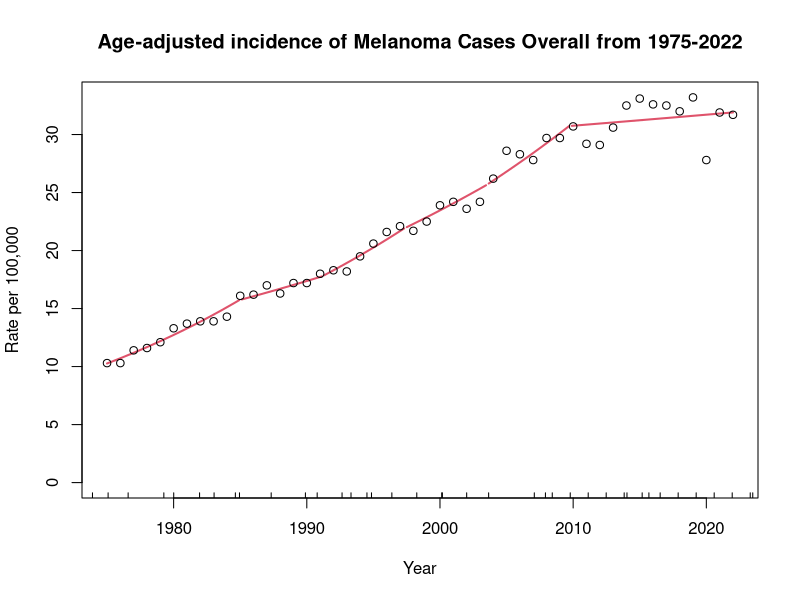
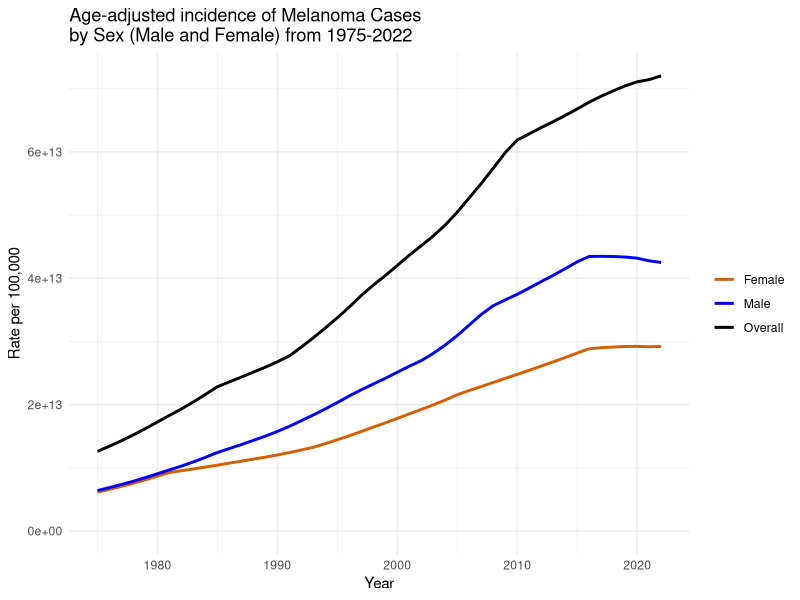
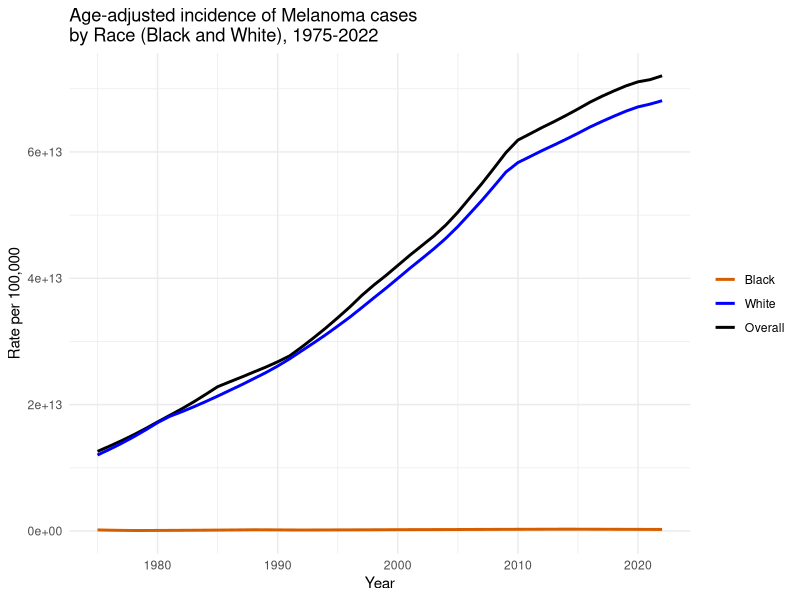
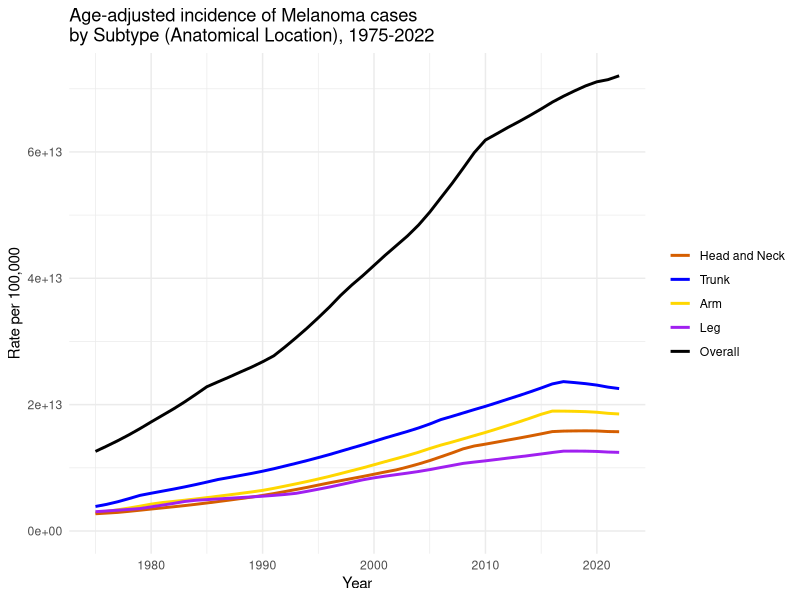
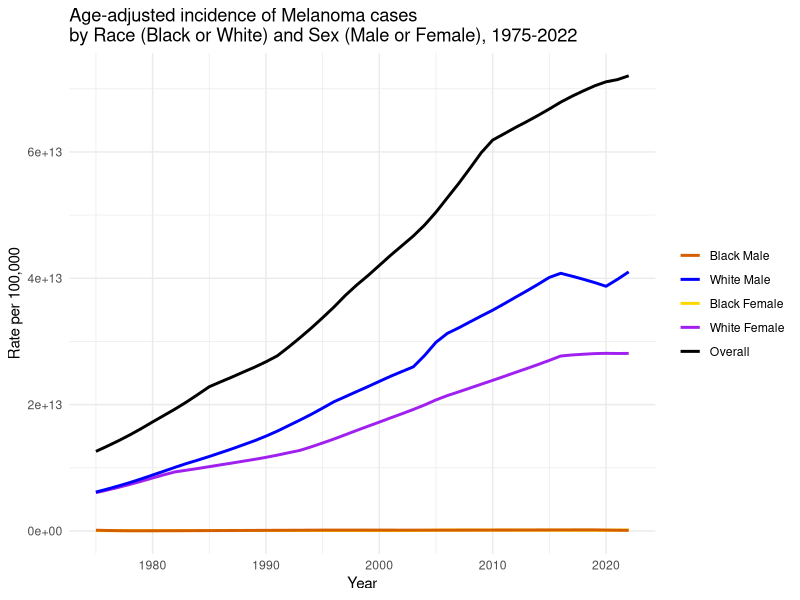
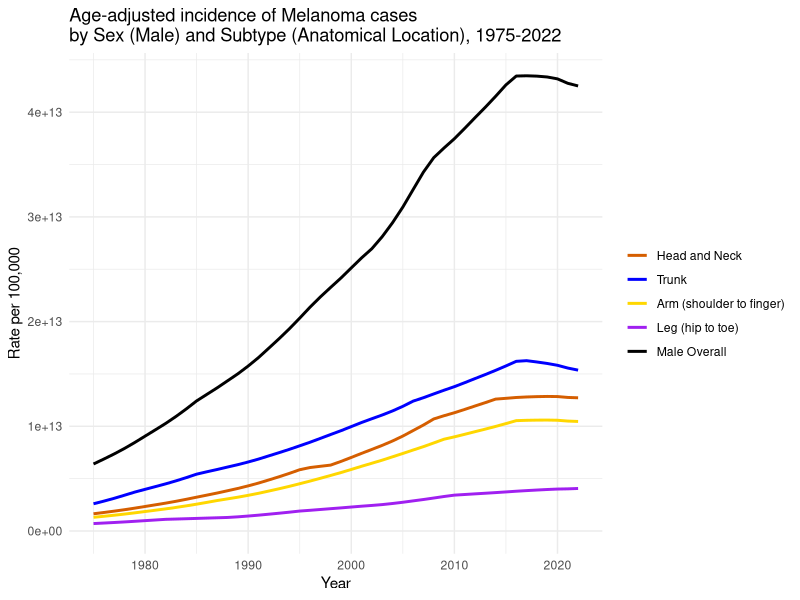
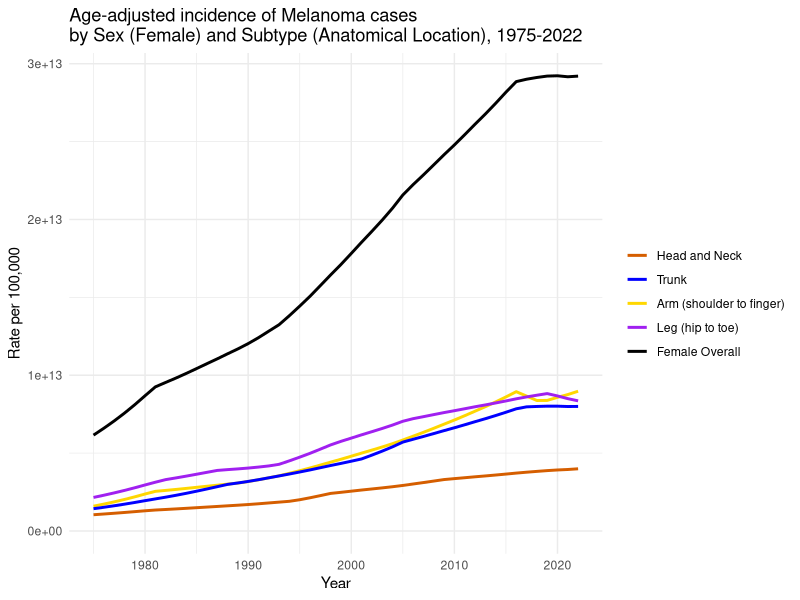
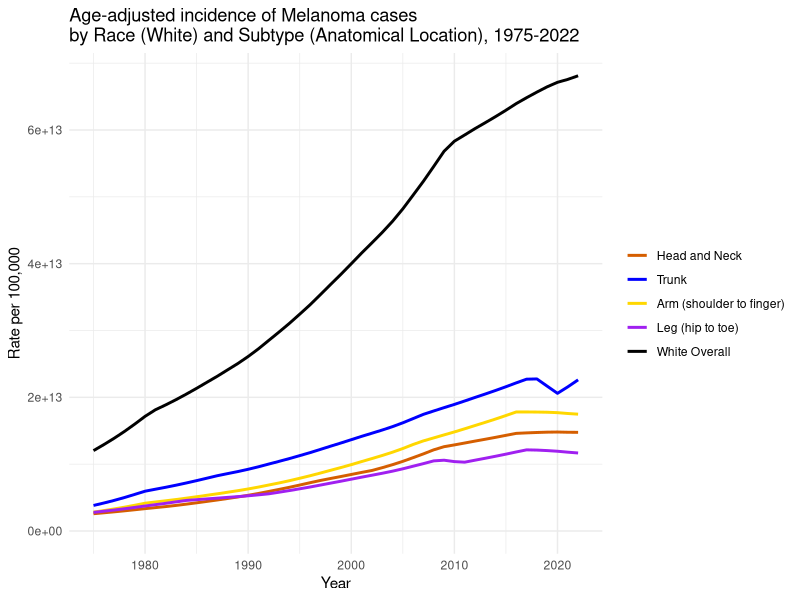

The R script that drew these images, in order:
## ---- chunk 1
knitr::opts_chunk$set(echo = TRUE)
#install.packages("tidyverse")
## ---- chunk 2
library(tidyverse)
library(ggplot2)
library(segmented)

set.seed(0)

# Load and clean data
data <- read_csv("Melanoma_5.csv")

colnames(data) = c("Race", "Sex", "Site", "Year", "Rate", "Count", "Population")

data$Rate <- as.numeric(data$Rate)
data$Year = as.numeric(data$Year)

# Create age-adjusted counts variable for the data
data$Count_adj = round(data$Rate*data$Population)

# Remove the year range 
data_melanoma <- data|> filter(Year != "1975-2022")

# Select a data subset (overall)
data_melanoma_overall = data_melanoma |> 
  filter(Race == c("All races") &
           Sex == "Male and female" &
           Site == "All sites")

# Log-linear model (Poisson)
out.glm = glm(Count_adj ~ Year, data= data_melanoma_overall, 
              family=poisson(), offset=log(Population))

# Select the best fit number of joinpoints
out.glm.best= selgmented(out.glm, seg.Z = ~ Year, Kmax = 5, type="bic")

plot.segmented(
  out.glm.best,
  link = FALSE,
  ylim = c(0, max(data_melanoma_overall$Rate)),
  main = "Age-adjusted incidence of Melanoma Cases Overall from 1975-2022",
  ylab = "Rate per 100,000")
points(data_melanoma_overall$Year, data_melanoma_overall$Rate)

# Average annual percent change, 1985-2000
# There is an aapc() function, but doesn't have the flexibility to specify the 
# periods of interest. It only calculates it on the full range.
# So, let's calculate by hand.
summary(out.glm.best)

# The relevant break points at 1984, 1995, and 2005
slope(out.glm.best, APC=TRUE)

# We see that the relevant beta coefficients are -0.0344310 (for 1985-1995: 
# 10 years) and -0.0202100 (for 1995 to 1999: 5 years)
AAPC_est = (exp((5*0.003 + 5*0.003)/10) - 1)
# AAPC on this 15 year period is -2.38% per year
## ---- chunk 3
joinpoint_model <- function(data_melanoma, race, sex, site, kmax = 5) {

  data_melanoma_filtered <- data_melanoma |> 
    filter(Race == race &
             Sex == sex &
             Site == site)
  
  # Log-linear model (Poisson)
  out.glm <- glm(Count_adj ~ Year, data = data_melanoma_filtered, 
      family=poisson(), offset=log(Population))

  # Select the best fit number of joinpoints
  out.glm.best <- selgmented(out.glm, seg.Z = ~ Year, Kmax = kmax, type = "bic", msg = FALSE)
  if (is.null(out.glm.best) || is.null(out.glm.best$psi) || nrow(out.glm.best$psi) == 0) {
    return(NULL)
  }
  
  # Identify joinpoints
  num_breakpoints <- nrow(out.glm.best$psi)
  joinpoint_years <- round(out.glm.best$psi[, 'Est.'])
  
  # Identify segment years
  min_year <- min(data_melanoma_filtered$Year)
  max_year <- max(data_melanoma_filtered$Year)
  year_list <- c(min_year, unname(unlist(joinpoint_years)), max_year)
  segment_years <- matrix(nrow = num_breakpoints + 1, ncol = 2)
  for (i in 2:length(year_list)) {
    segment_years[i - 1, 1] <- year_list[i - 1]
    segment_years[i - 1, 2] <- year_list[i]
  }
  
  # APC / AAPC
  apc <- slope(out.glm.best, APC = TRUE)$Year
  aapc <- aapc(out.glm.best, parm = "Year")
  
  return(list(
    race = race,
    sex = sex,
    site = site,
    num_breakpoints = num_breakpoints,
    joinpoint_years = joinpoint_years,
    segment_years = segment_years,
    apc = apc,
    aapc = aapc,
    fit = out.glm.best,
    data = data_melanoma_filtered
  ))
}
## ---- chunk 4
races <- c("All races", "Black", "White")
sexes <- c("Male and female", "Male", "Female")
sites <- c("All sites", "Head and Neck", "Trunk", "Arm (shoulder to finger)", "Leg (hip to toe)")

combos_race <- c()
combos_sex <- c()
combos_site <- c()
model_list <- list()

num_breakpoints_list <- c()
joinpoint_years_list <- list()
segment_years_list <- list()
apc_list <- list()
aapc_list <- list()

for (race in races) {
  for (sex in sexes) {
    for (site in sites) {
      model_obj <- joinpoint_model(data_melanoma, race, sex, site)
      if (is.null(model_obj)) next
      combos_race <- c(combos_race, race)
      combos_sex <- c(combos_sex, sex)
      combos_site <- c(combos_site, site)
      model_list[[length(model_list) + 1]] <- model_obj
      
      num_breakpoints_list <- c(num_breakpoints_list, model_obj$num_breakpoints)
      joinpoint_years_list[[length(joinpoint_years_list) + 1]] <- model_obj$joinpoint_years
      segment_years_list[[length(segment_years_list) + 1]] <- model_obj$segment_years
      apc_list[[length(apc_list) + 1]] <- model_obj$apc
      aapc_list[[length(aapc_list) + 1]] <- model_obj$aapc
    }
  }
}

models <- data.frame(
  Race = combos_race,
  Sex = combos_sex,
  Site = combos_site,
  Num_Breakpoints = num_breakpoints_list,
  Joinpoint_Years = I(joinpoint_years_list),
  Segment_Years = I(segment_years_list),
  APC = I(apc_list),
  AAPC = I(aapc_list),
  Model = I(model_list),
  stringsAsFactors = FALSE
)
## ---- chunk 5
models
## ---- chunk 6
get_model <- function(models, race, sex, site) {
  idx <- which(models$Race == race
               & models$Sex == sex
               & models$Site == site)
  if (length(idx) > 1) {
    idx <- idx[1]
  }
  models$Model[[idx]]
}
## ---- chunk 7
plot_joinpoint_set <- function(model_objs, labels, cols,
                               main, ylab = "Rate per 100,000") {
  df_list <- list()
  for (i in seq_along(model_objs)) {
    m <- model_objs[[i]]
    d <- m$data

    year_grid <- seq(min(d$Year), max(d$Year), by = 1)
    pred_rate <- exp(predict(m$fit, newdata = data.frame(Year = year_grid),
                             type = "link")) * 100000

    df_list[[i]] <- rbind(
      data.frame(Year = d$Year, Rate = d$Rate, Series = labels[i], Type = "Observed"),
      data.frame(Year = year_grid, Rate = pred_rate, Series = labels[i], Type = "Fitted")
    )
  }
  plot_df <- do.call(rbind, df_list)

  ylim_max <- max(plot_df$Rate[plot_df$Type == "Fitted"], na.rm = TRUE)

  ggplot(plot_df, aes(x = Year, y = Rate, group = Series)) +
    geom_line(data = subset(plot_df, Type == "Fitted"), aes(color = Series), linewidth = 1) +
    scale_color_manual(values = cols, breaks = labels) +
    coord_cartesian(ylim = c(0, ylim_max)) +
    labs(title = main, y = ylab, color = NULL) +
    theme_minimal()
}
## ---- chunk 8
# Stratified by Sex
m_overall <- get_model(models, "All races", "Male and female", "All sites")
m_male    <- get_model(models, "All races", "Male", "All sites")
m_female  <- get_model(models, "All races", "Female", "All sites")

plot_joinpoint_set(
  list(m_female, m_male, m_overall),
  labels = c("Female", "Male", "Overall"),
  cols   = c("#D55E00", "blue", "black"),
  main   = "Age-adjusted incidence of Melanoma Cases\nby Sex (Male and Female) from 1975-2022"
)
## ---- chunk 9
# Stratified by Race
m_black <- get_model(models, "Black", "Male and female", "All sites")
m_white <- get_model(models, "White", "Male and female", "All sites")

plot_joinpoint_set(
  list(m_black, m_white, m_overall),
  labels = c("Black", "White", "Overall"),
  cols   = c("#D55E00", "blue", "black"),
  main   = "Age-adjusted incidence of Melanoma cases\nby Race (Black and White), 1975-2022"
)
## ---- chunk 10
# Stratified by anatomical location (Site)
m_headneck <- get_model(models, "All races", "Male and female", "Head and Neck")
m_trunk    <- get_model(models, "All races", "Male and female", "Trunk")
m_arm      <- get_model(models, "All races", "Male and female", "Arm (shoulder to finger)")
m_leg      <- get_model(models, "All races", "Male and female", "Leg (hip to toe)")

plot_joinpoint_set(
  list(m_headneck, m_trunk, m_arm, m_leg, m_overall),
  labels = c("Head and Neck", "Trunk", "Arm", "Leg", "Overall"),
  cols   = c("#D55E00", "blue", "gold", "purple", "black"),
  main   = "Age-adjusted incidence of Melanoma cases\nby Subtype (Anatomical Location), 1975-2022"
)
## ---- chunk 11
# Stratified by Race (Black/White) and Sex (Male/Female)
m_black_male    <- get_model(models, "Black", "Male", "All sites")
m_white_male    <- get_model(models, "White", "Male", "All sites")
m_black_female  <- get_model(models, "Black", "Female", "All sites")
m_white_female  <- get_model(models, "White", "Female", "All sites")

plot_joinpoint_set(
  list(m_black_male, m_white_male, m_black_female, m_white_female, m_overall),
  labels = c("Black Male", "White Male", "Black Female", "White Female", "Overall"),
  cols   = c("#D55E00", "blue", "gold", "purple", "black"),
  main   = "Age-adjusted incidence of Melanoma cases\nby Race (Black or White) and Sex (Male or Female), 1975-2022"
)
## ---- chunk 12
# Stratified by Sex (Male) and Site
m_male_headneck <- get_model(models, "All races", "Male", "Head and Neck")
m_male_trunk    <- get_model(models, "All races", "Male", "Trunk")
m_male_arm      <- get_model(models, "All races", "Male", "Arm (shoulder to finger)")
m_male_leg      <- get_model(models, "All races", "Male", "Leg (hip to toe)")

plot_joinpoint_set(
  list(m_male_headneck, m_male_trunk, m_male_arm, m_male_leg, m_male),
  labels = c("Head and Neck", "Trunk", "Arm (shoulder to finger)", "Leg (hip to toe)", "Male Overall"),
  cols   = c("#D55E00", "blue", "gold", "purple", "black"),
  main   = "Age-adjusted incidence of Melanoma cases\nby Sex (Male) and Subtype (Anatomical Location), 1975-2022"
)
## ---- chunk 13
# Stratified by Sex (Female) and Site
m_female_headneck <- get_model(models, "All races", "Female", "Head and Neck")
m_female_trunk    <- get_model(models, "All races", "Female", "Trunk")
m_female_arm      <- get_model(models, "All races", "Female", "Arm (shoulder to finger)")
m_female_leg      <- get_model(models, "All races", "Female", "Leg (hip to toe)")

plot_joinpoint_set(
  list(m_female_headneck, m_female_trunk, m_female_arm, m_female_leg, m_female),
  labels = c("Head and Neck", "Trunk", "Arm (shoulder to finger)", "Leg (hip to toe)", "Female Overall"),
  cols   = c("#D55E00", "blue", "gold", "purple", "black"),
  main   = "Age-adjusted incidence of Melanoma cases\nby Sex (Female) and Subtype (Anatomical Location), 1975-2022"
)
## ---- chunk 14
# Stratified by Race (White) and Site
m_white_headneck <- get_model(models, "White", "Male and female", "Head and Neck")
m_white_trunk    <- get_model(models, "White", "Male and female", "Trunk")
m_white_arm      <- get_model(models, "White", "Male and female", "Arm (shoulder to finger)")
m_white_leg      <- get_model(models, "White", "Male and female", "Leg (hip to toe)")

plot_joinpoint_set(
  list(m_white_headneck, m_white_trunk, m_white_arm, m_white_leg,
       get_model(models, "White", "Male and female", "All sites")),
  labels = c("Head and Neck", "Trunk", "Arm (shoulder to finger)", "Leg (hip to toe)", "White Overall"),
  cols   = c("#D55E00", "blue", "gold", "purple", "black"),
  main   = "Age-adjusted incidence of Melanoma cases\nby Race (White) and Subtype (Anatomical Location), 1975-2022"
)
## ---- chunk 15
# Stratified by Race (Black) and Site
m_black_headneck <- get_model(models, "Black", "Male and female", "Head and Neck")
m_black_trunk    <- get_model(models, "Black", "Male and female", "Trunk")
m_black_arm      <- get_model(models, "Black", "Male and female", "Arm (shoulder to finger)")
m_black_leg      <- get_model(models, "Black", "Male and female", "Leg (hip to toe)")

plot_joinpoint_set(
  list(m_black_headneck, m_black_trunk, m_black_arm, m_black_leg,
       get_model(models, "Black", "Male and female", "All sites")),
  labels = c("Head and Neck", "Trunk", "Arm (shoulder to finger)", "Leg (hip to toe)", "Black Overall"),
  cols   = c("#D55E00", "blue", "gold", "purple", "black"),
  main   = "Age-adjusted incidence of Melanoma cases\nby Race (Black) and Subtype (Anatomical Location), 1975-2022"
)
## ---- chunk 16
for (i in seq_len(nrow(models))) {
  cat("\n=======================\n")
  cat("Row:", i, "\n")
  cat("Race:", models$Race[i], "\n")
  cat("Sex:", models$Sex[i], "\n")
  cat("Site:", models$Site[i], "\n")
  cat("Num_Breakpoints:", models$Num_Breakpoints[i], "\n")
  cat("Joinpoint_Years:", paste(models$Joinpoint_Years[[i]], collapse = ", "), "\n")
  cat("Segment_Years:\n")
  print(models$Segment_Years[[i]])
  cat("APC:\n")
  print(models$APC[[i]])
  cat("AAPC:\n")
  print(models$AAPC[[i]])
}
